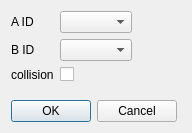
<?xml version="1.0" encoding="UTF-8"?>
<ui version="4.0">
 <class>FormJoint</class>
 <widget class="QWidget" name="FormJoint">
  <property name="geometry">
   <rect>
    <x>0</x>
    <y>0</y>
    <width>192</width>
    <height>133</height>
   </rect>
  </property>
  <property name="windowTitle">
   <string>Form</string>
  </property>
  <layout class="QVBoxLayout" name="verticalLayout">
   <item>
    <layout class="QFormLayout" name="formLayout">
     <item row="0" column="0">
      <widget class="QLabel" name="label">
       <property name="text">
        <string>A ID</string>
       </property>
      </widget>
     </item>
     <item row="1" column="0">
      <widget class="QLabel" name="label_2">
       <property name="text">
        <string>B ID</string>
       </property>
      </widget>
     </item>
     <item row="2" column="0">
      <widget class="QLabel" name="label_3">
       <property name="text">
        <string>collision</string>
       </property>
      </widget>
     </item>
     <item row="0" column="1">
      <widget class="QComboBox" name="ObjA_ID">
       <property name="sizePolicy">
        <sizepolicy hsizetype="Maximum" vsizetype="Fixed">
         <horstretch>0</horstretch>
         <verstretch>0</verstretch>
        </sizepolicy>
       </property>
      </widget>
     </item>
     <item row="1" column="1">
      <widget class="QComboBox" name="ObjB_ID">
       <property name="sizePolicy">
        <sizepolicy hsizetype="Maximum" vsizetype="Fixed">
         <horstretch>0</horstretch>
         <verstretch>0</verstretch>
        </sizepolicy>
       </property>
      </widget>
     </item>
     <item row="2" column="1">
      <widget class="QCheckBox" name="isCollision">
       <property name="sizePolicy">
        <sizepolicy hsizetype="Maximum" vsizetype="Fixed">
         <horstretch>0</horstretch>
         <verstretch>0</verstretch>
        </sizepolicy>
       </property>
       <property name="text">
        <string/>
       </property>
      </widget>
     </item>
    </layout>
   </item>
   <item>
    <spacer name="verticalSpacer">
     <property name="orientation">
      <enum>Qt::Vertical</enum>
     </property>
     <property name="sizeHint" stdset="0">
      <size>
       <width>20</width>
       <height>40</height>
      </size>
     </property>
    </spacer>
   </item>
   <item>
    <widget class="QDialogButtonBox" name="buttonBox">
     <property name="sizePolicy">
      <sizepolicy hsizetype="Maximum" vsizetype="Fixed">
       <horstretch>0</horstretch>
       <verstretch>0</verstretch>
      </sizepolicy>
     </property>
     <property name="standardButtons">
      <set>QDialogButtonBox::Cancel|QDialogButtonBox::Ok</set>
     </property>
    </widget>
   </item>
  </layout>
 </widget>
 <resources/>
 <connections/>
</ui>
